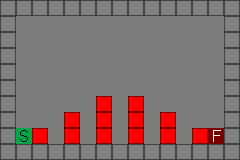

Below is a game level as drawn by its tile map, then a one-line description and the .tmx file that defines it, in full:
An orthogonal 15x10 tile map with 16x16 px tiles, 3 tile layers (Background, Blocks, Interactables).

<map version="1.10" tiledversion="1.11.0" orientation="orthogonal" renderorder="right-down" width="15" height="10" tilewidth="16" tileheight="16" infinite="0" nextlayerid="4" nextobjectid="1">
 <editorsettings>
  <export target="level2.json" format="json" />
 </editorsettings>
 <tileset firstgid="1" name="blockTiles" tilewidth="16" tileheight="16" tilecount="27" columns="9">
  <image source="../images/tiles.png" width="144" height="48" />
  <tile id="9">
   <properties>
    <property name="collides" type="bool" value="true" />
   </properties>
  </tile>
  <tile id="10">
   <properties>
    <property name="collides" type="bool" value="true" />
   </properties>
  </tile>
  <tile id="11">
   <properties>
    <property name="collides" type="bool" value="true" />
   </properties>
  </tile>
  <tile id="12">
   <properties>
    <property name="collides" type="bool" value="true" />
   </properties>
  </tile>
  <tile id="13">
   <properties>
    <property name="collides" type="bool" value="true" />
   </properties>
  </tile>
  <tile id="14">
   <properties>
    <property name="collides" type="bool" value="true" />
   </properties>
  </tile>
  <tile id="15">
   <properties>
    <property name="collides" type="bool" value="true" />
   </properties>
  </tile>
  <tile id="16">
   <properties>
    <property name="collides" type="bool" value="true" />
   </properties>
  </tile>
  <tile id="17">
   <properties>
    <property name="collides" type="bool" value="true" />
   </properties>
  </tile>
  <tile id="18">
   <properties>
    <property name="collides" type="bool" value="true" />
   </properties>
  </tile>
 </tileset>
 <layer id="1" name="Background" width="15" height="10">
  <data encoding="csv">
9,9,9,9,9,9,9,9,9,9,9,9,9,9,9,
9,9,9,9,9,9,9,9,9,9,9,9,9,9,9,
9,9,9,9,9,9,9,9,9,9,9,9,9,9,9,
9,9,9,9,9,9,9,9,9,9,9,9,9,9,9,
9,9,9,9,9,9,9,9,9,9,9,9,9,9,9,
9,9,9,9,9,9,9,9,9,9,9,9,9,9,9,
9,9,9,9,9,9,9,9,9,9,9,9,9,9,9,
9,9,9,9,9,9,9,9,9,9,9,9,9,9,9,
9,9,9,9,9,9,9,9,9,9,9,9,9,9,9,
9,9,9,9,9,9,9,9,9,9,9,9,9,9,9
</data>
 </layer>
 <layer id="2" name="Blocks" width="15" height="10">
  <data encoding="csv">
18,18,18,18,18,18,18,18,18,18,18,18,18,18,18,
18,0,0,0,0,0,0,0,0,0,0,0,0,0,18,
18,0,0,0,0,0,0,0,0,0,0,0,0,0,18,
18,0,0,0,0,0,0,0,0,0,0,0,0,0,18,
18,0,0,0,0,0,0,0,0,0,0,0,0,0,18,
18,0,0,0,0,0,0,0,0,0,0,0,0,0,18,
18,0,0,0,0,0,10,0,10,0,0,0,0,0,18,
18,0,0,0,10,0,10,0,10,0,10,0,0,0,18,
18,0,10,0,10,0,10,0,10,0,10,0,10,0,18,
18,18,18,18,18,18,18,18,18,18,18,18,18,18,18
</data>
 </layer>
 <layer id="3" name="Interactables" width="15" height="10">
  <data encoding="csv">
0,0,0,0,0,0,0,0,0,0,0,0,0,0,0,
0,0,0,0,0,0,0,0,0,0,0,0,0,0,0,
0,0,0,0,0,0,0,0,0,0,0,0,0,0,0,
0,0,0,0,0,0,0,0,0,0,0,0,0,0,0,
0,0,0,0,0,0,0,0,0,0,0,0,0,0,0,
0,0,0,0,0,0,0,0,0,0,0,0,0,0,0,
0,0,0,0,0,0,0,0,0,0,0,0,0,0,0,
0,0,0,0,0,0,0,0,0,0,0,0,0,0,0,
0,20,0,0,0,0,0,0,0,0,0,0,0,21,0,
0,0,0,0,0,0,0,0,0,0,0,0,0,0,0
</data>
 </layer>
</map>